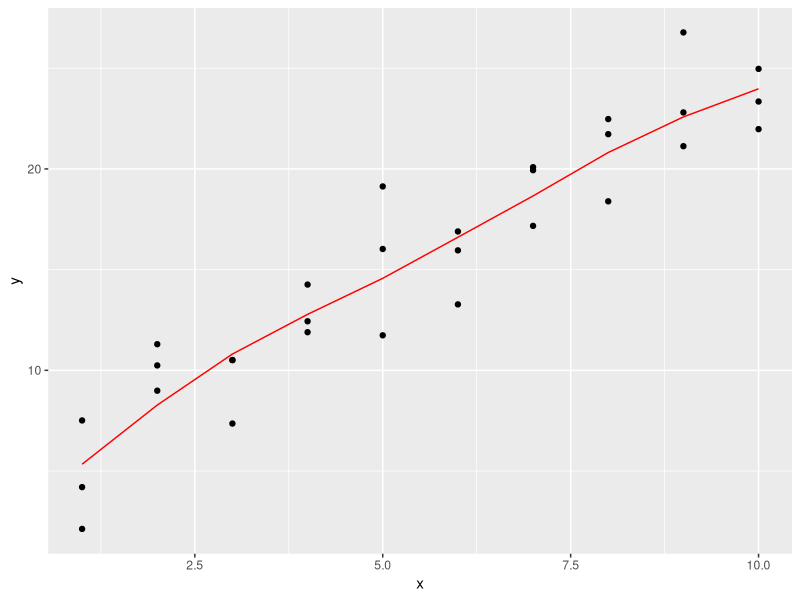
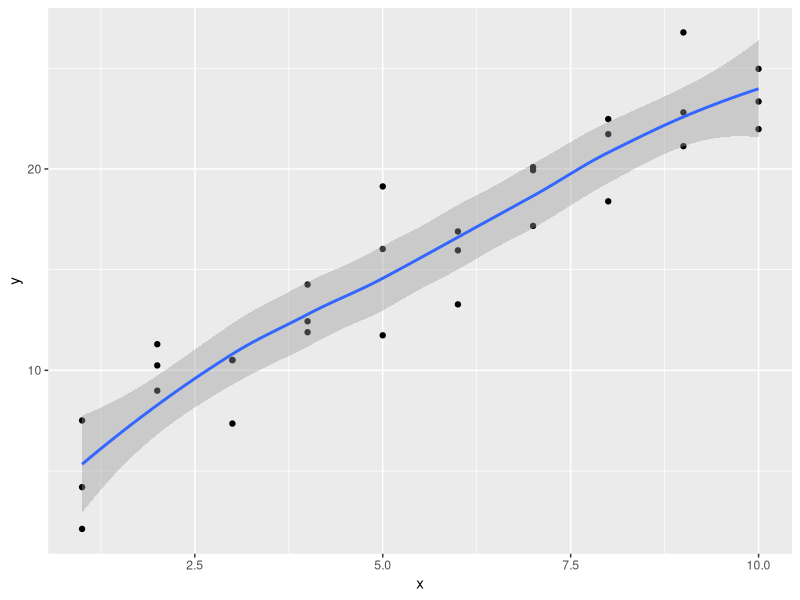
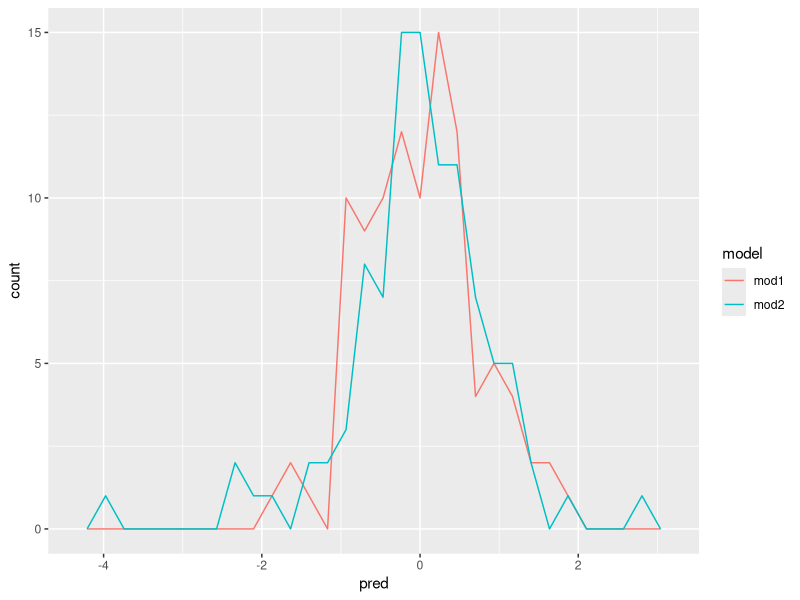
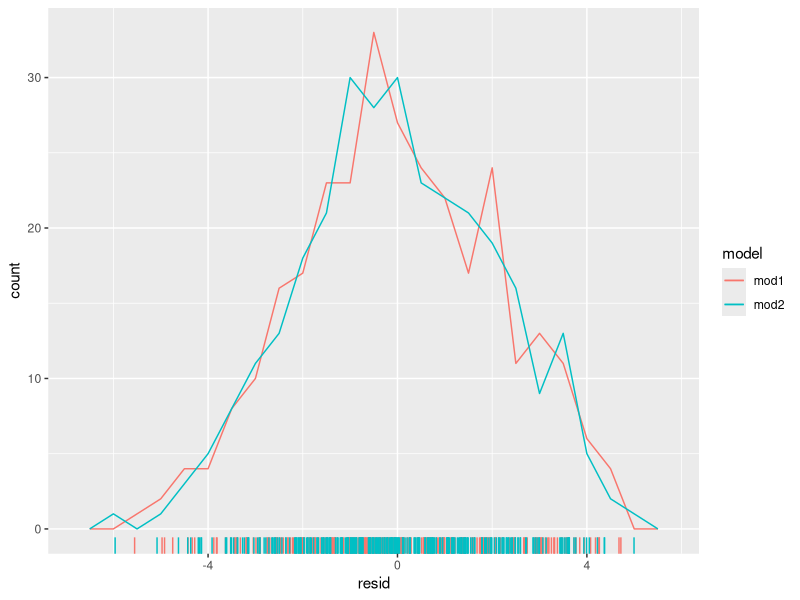
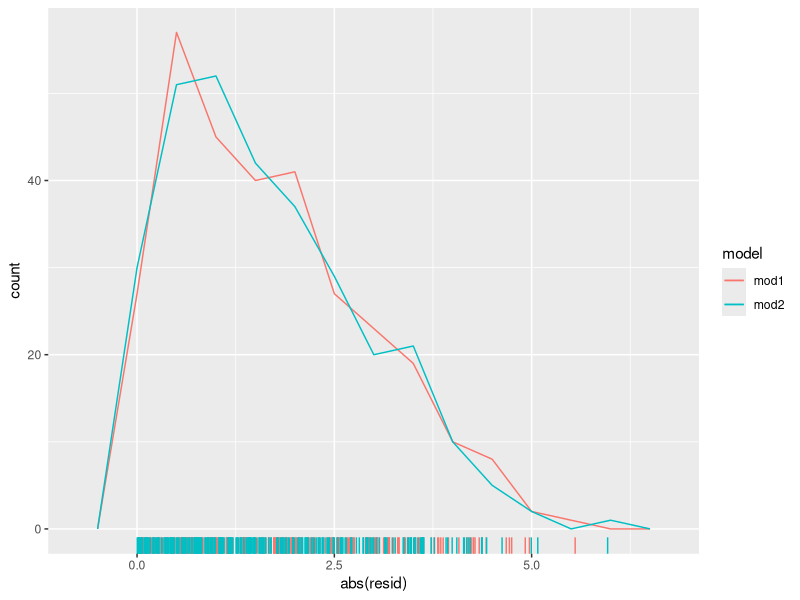

R code for these plots, in order:
## ---- chunk 1
knitr::opts_chunk$set(echo = TRUE)
## ---- chunk 2
library(tidyverse)
library(modelr)
data("sim1")
## ---- chunk 3
mod1 <- loess(y ~ x, data = sim1)
sim1 %>% 
  add_predictions(mod1) %>% 
  ggplot(aes(x, y)) +
  geom_point() +
  geom_line(aes(y = pred), colour = "red")
sim1 %>% 
  ggplot(aes(x, y)) +
  geom_point() +
  geom_smooth()
## ---- chunk 4
new_data <- tibble(
  y = rnorm(100),
  x = y + rnorm(100, mean = 5),
  z = y * runif(100, max = 100)
)
mod1 <- lm(y ~ x, data = new_data)
mod2 <- lm(y ~ z, data = new_data)
final_data <-
  new_data %>% 
  gather_predictions(mod1, mod2)
  
final_data %>% 
  ggplot(aes(pred, colour = model)) +
  geom_freqpoly()
## ---- chunk 5
mod2a <- lm(y ~ x - 1, data = sim2)
mod2 <- lm(y ~ x, data = sim2)
grid <- sim2 %>%
  data_grid(x) %>%
  spread_predictions(mod2, mod2a)
grid
## ---- chunk 6
mod1 <- lm(y ~ x1 + x2, data = sim4)
mod2 <- lm(y ~ x1 * x2, data = sim4)
sim4_mods <- gather_residuals(sim4, mod1, mod2)
ggplot(sim4_mods, aes(x = resid, colour = model)) +
  geom_freqpoly(binwidth = 0.5) +
  geom_rug()
ggplot(sim4_mods, aes(x = abs(resid), colour = model)) +
  geom_freqpoly(binwidth = 0.5) +
  geom_rug()
sim4_mods %>%
  group_by(model) %>%
  summarise(resid = sd(resid))
